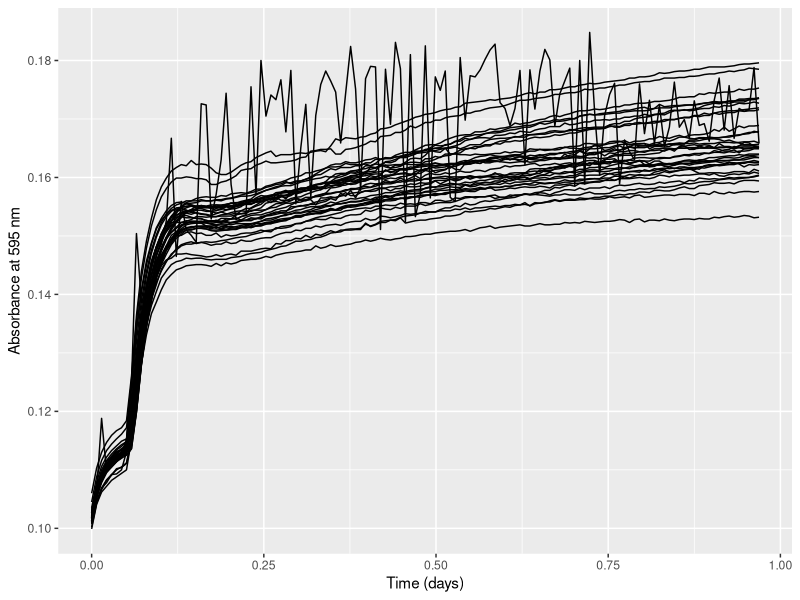
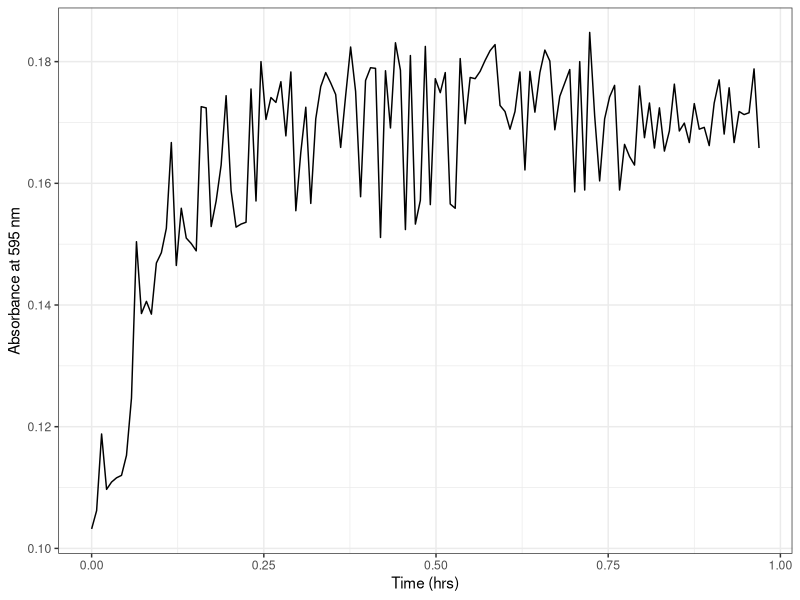
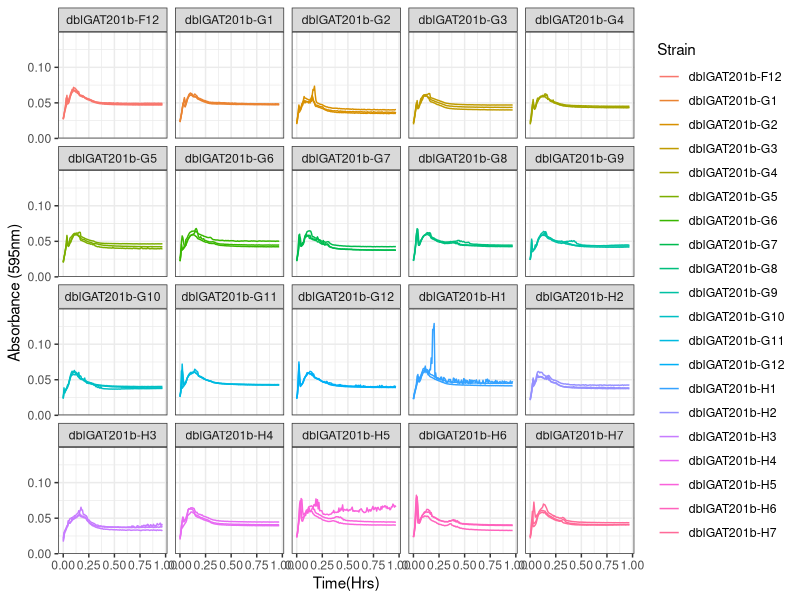
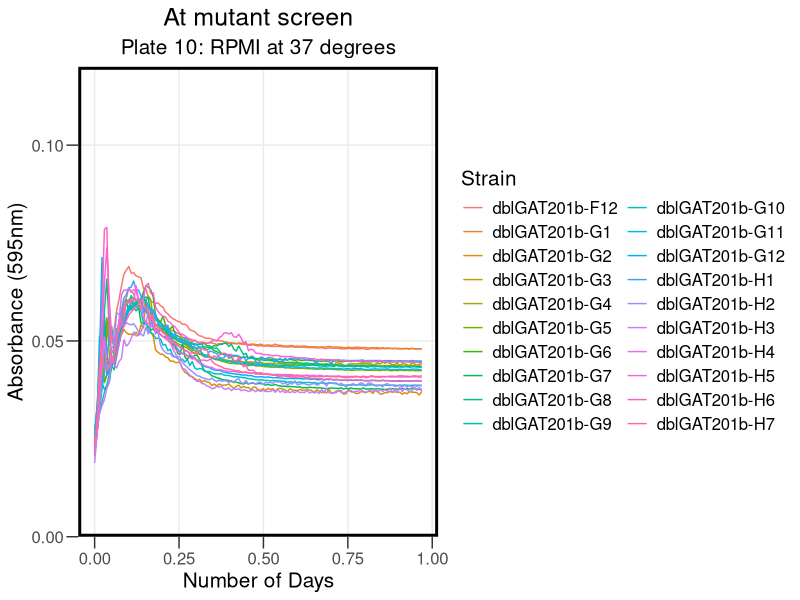
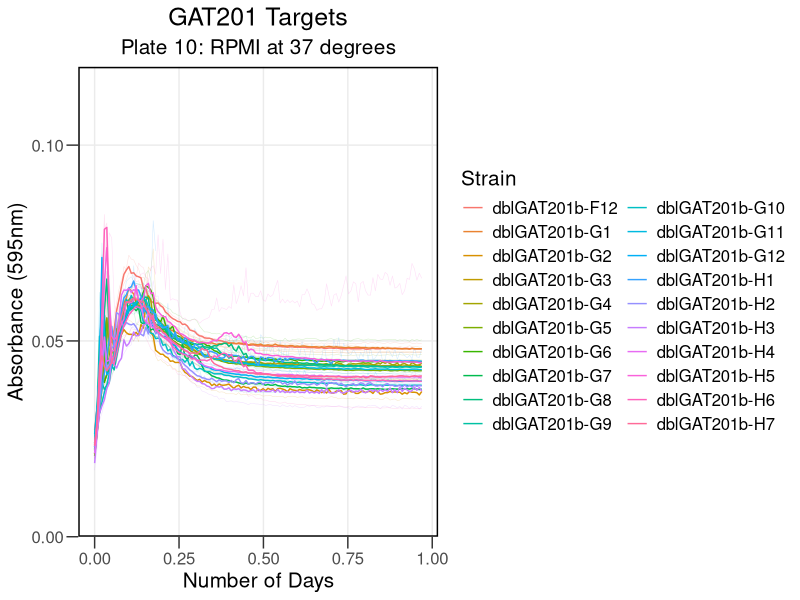
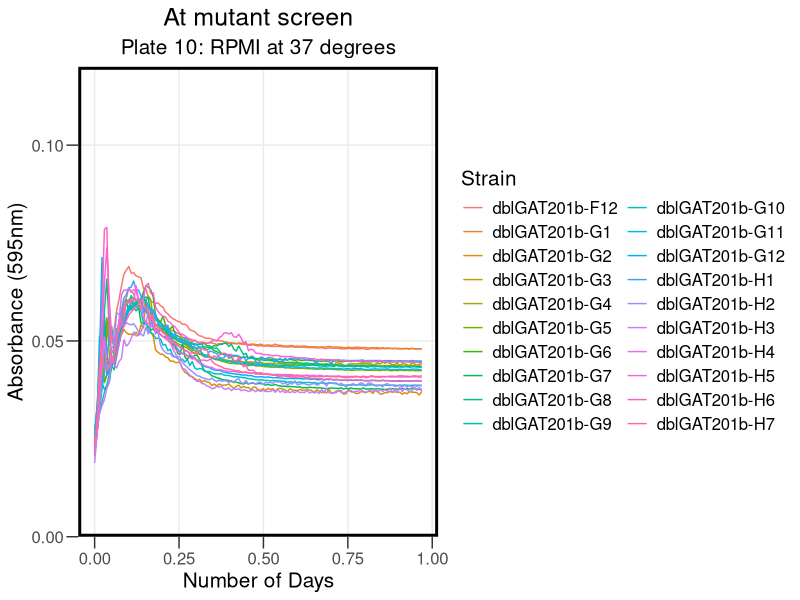
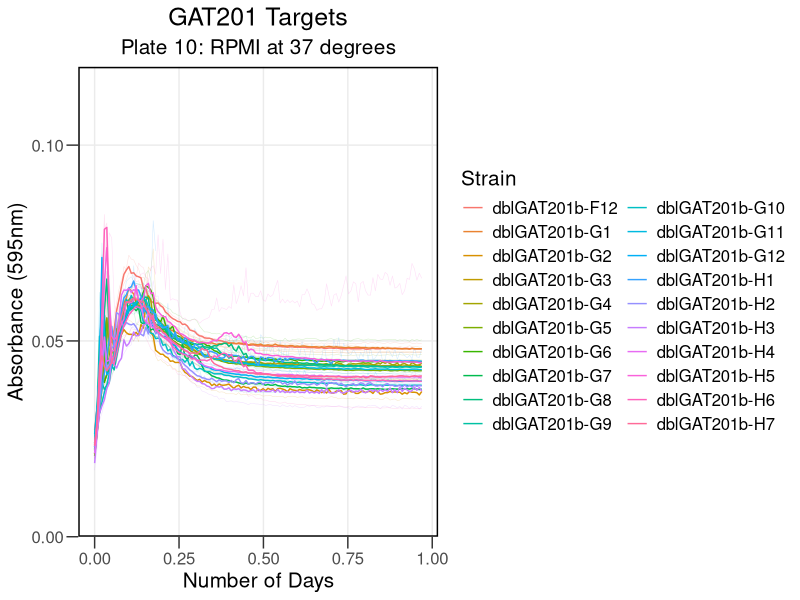

Reproduce these figures in R, in order.
## ---- chunk 1
knitr::opts_chunk$set(echo = TRUE)
## ---- chunk 2

library("reshape2")
library(dplyr)
library(ggplot2)
library(tidyverse)
library(rmarkdown)
library(cowplot)
library(yaml)
library(knitr)
## ---- chunk 3

rawdata <- read.csv("../Input/20230517_Atmutant_Screen_plate10_csv.csv")

## ---- chunk 4

 rawdata_day<-mutate(rawdata, Time = Time/86400)

## ---- chunk 5

reshaped <- melt(rawdata_day, id=c("Time", "Temp"), 
                              variable.name="Well",
                              value.name="OD595")

summary(reshaped)
## ---- chunk 6

platemap <- read.csv("../Input/20230517_RPMI_Atmut_screen_Plate10_setup.csv") %>%     
  dplyr::mutate(
    Strain = factor(Strain, 
                    levels = c( "P2.28F12", "P2.28G1","P2.28G2","P2.28G3","P2.28G4","P2.28G5","P2.28G6","P2.28G7", "P2.28G8","P2.28G9","P2.28G10","P2.28G11","P2.28G12","P2.28H1","P2.28H2","P2.28H3","P2.28H4","P2.28H5","P2.28H6","P2.28H7"),
                    labels = c("dblGAT201b-F12", "dblGAT201b-G1","dblGAT201b-G2","dblGAT201b-G3","dblGAT201b-G4","dblGAT201b-G5","dblGAT201b-G6","dblGAT201b-G7","dblGAT201b-G8","dblGAT201b-G9", "dblGAT201b-G10","dblGAT201b-G11","dblGAT201b-G12","dblGAT201b-H1","dblGAT201b-H2","dblGAT201b-H3","dblGAT201b-H4","dblGAT201b-H5","dblGAT201b-H6","dblGAT201b-H7"))
  )
head(platemap, n=10)


## ---- chunk 7

annotated <- inner_join(reshaped, platemap, by="Well")
 
## ---- chunk 8

ggplot(data=filter(annotated,is.na(Strain)),
          aes(x=Time, y=OD595,  group = Well)) + 
          geom_line() + 
          labs(x="Time (days)", y="Absorbance at 595 nm")
## ---- chunk 9

ggplot(data=filter(annotated,Well=="A9"), 
       aes(x=Time, y=OD595, group = Well)) + 
 
       geom_line() + 
     theme_bw()+
     labs(x="Time (hrs)", y="Absorbance at 595 nm")

## ---- chunk 10

blank_OD_summary <- annotated %>%
   filter(is.na(Strain), Time < 1/24) %>%
  filter(Well != "A9") %>%
  group_by(Media) %>%
  summarise(OD_median=median(OD595),
            OD_mean=mean(OD595),
            OD_max=max(OD595),
            OD_min=min(OD595))
print(blank_OD_summary)
## ---- chunk 11

normalisedOD <- annotated %>%
  left_join(blank_OD_summary, by="Media") %>%
  mutate(OD_corrected = OD595 - OD_median)

## ---- chunk 12

ggplot(data=normalisedOD %>%
                       filter( !is.na(Strain) ), 
                      aes(x=Time, y=OD_corrected, color=Strain, group = Well)) + 
       geom_line() + 
       scale_y_continuous(limits=c(0,0.15),expand=c(0,0))+
       facet_wrap(Strain ~ .)+
  
       labs(x = "Time(Hrs)",
            y = "Absorbance (595nm)") +
       theme(text = element_text(size = 20))+
       theme_bw()
## ---- chunk 13

ggplot(data=normalisedOD  %>%
          #dplyr::mutate(Strain = factor(Strain, levels = c("KN99 (WT)", "GAT201", "P2.7A1","P2.7A2","P2.7A3","P2.7A4","P2.7A5","P2.7A6","P2.7A7","P2.7A8","P2.7A9","P2.28A1","P2.28A2","P2.28A3","P2.28A4","P2.28A5","P2.28A6","P2.28A7","P2.28A8","P2.28A9" )))%>%
                     filter( !is.na(Strain) ),  
                      aes(x=Time, y=OD_corrected, color=Strain)) + 
        stat_summary(fun = "median", geom = "line", size = 0.5) +
       scale_y_continuous(limits=c(0,0.12),expand=c(0,0), breaks = c(0, 0.05, 0.1)) +
       labs(x = "Number of Days",
            y = "Absorbance (595nm)",
            title = "At mutant screen", subtitle = "Plate 10: RPMI at 37 degrees") +
       theme_bw() +
       theme(text = element_text(size = 15))+
       theme(axis.title = element_text(size = 15))+
       theme(axis.ticks.length = unit(0.3, "cm"))+
       theme(title = element_text(size = 15))+
       theme(panel.grid.minor = element_blank())+
    guides(color=guide_legend(ncol=2))+
 theme(legend.title = element_text(size = 15))+
      theme(legend.background = element_rect(fill = "transparent", color=NA))+
  theme(legend.key = element_rect(fill = "transparent", color=NA))+
       theme (plot.background =  element_rect(fill = "transparent", color=NA), 
         panel.background = element_rect(fill = "transparent", color=NA),)+
      theme(panel.border = element_rect(linetype = "solid", colour = "black", size = 2))+
  theme(plot.title = element_text(hjust = 0.5), plot.subtitle = element_text(hjust = 0.5) )
       
## ---- chunk 14

ggsave("../Results/AllSummary_At10.png",width = 8,height=5)
## ---- chunk 15


ggplot(data=normalisedOD  %>%
          #dplyr::mutate(Strain = factor(Strain, levels = c("KN99 (WT)", "GAT201", "P2.7A1","P2.7A2","P2.7A3","P2.7A4","P2.7A5","P2.7A6","P2.7A7","P2.7A8","P2.7A9","P2.28A1","P2.28A2","P2.28A3","P2.28A4","P2.28A5","P2.28A6","P2.28A7","P2.28A8","P2.28A9" )))%>%
                     filter( !is.na(Strain) ),  
                      aes(x=Time, y=OD_corrected, color=Strain)) + 
       geom_line(aes(group = Well), size = 0.2, alpha = 0.2) + 
       stat_summary(fun = "median", geom = "line", size = 0.5) +
       scale_y_continuous(limits=c(0,0.12),expand=c(0,0), breaks = c(0, 0.05, 0.1)) +
   
       labs(x = "Number of Days",
            y = "Absorbance (595nm)",
            title = "GAT201 Targets", subtitle = "Plate 10: RPMI at 37 degrees") +

                  theme_bw() +
       theme(text = element_text(size = 15))+
       theme(axis.title = element_text(size = 15))+
             theme(axis.ticks.length = unit(0.3, "cm"))+
       theme(title = element_text(size = 15))+
       theme(panel.grid.minor = element_blank())+
            guides(color=guide_legend(ncol=2))+
       theme(legend.title = element_text(size = 15))+
      theme(legend.background = element_rect(fill = "transparent", color=NA))+
      theme(legend.key = element_rect(fill = "transparent", color=NA))+
       theme (plot.background =  element_rect(fill = "transparent", color=NA), 
            panel.background = element_rect(fill = "transparent", color=NA),)+
      theme(panel.border = element_rect(linetype = "solid", colour = "black", size = 1))+
      theme(plot.title = element_text(hjust = 0.5), plot.subtitle = element_text(hjust = 0.5))
## ---- chunk 16

ggsave("../Results/Statsumm_At10.png",width = 8,height=5)
